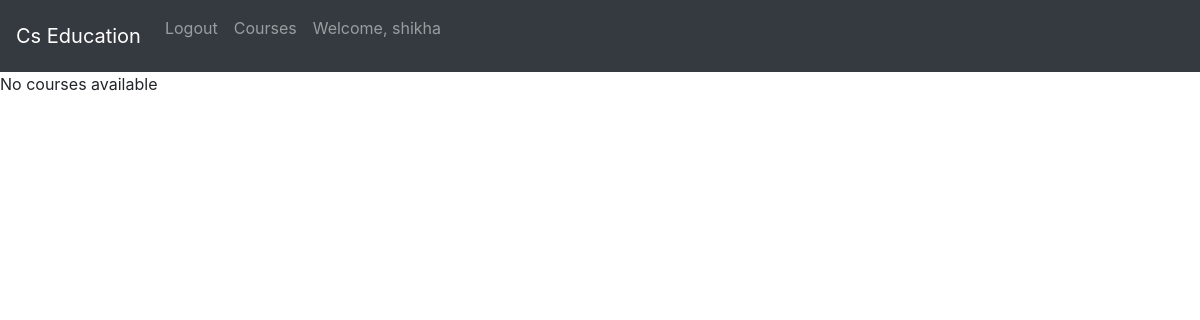
The page /courses (signed in) on the database as committed earlier.
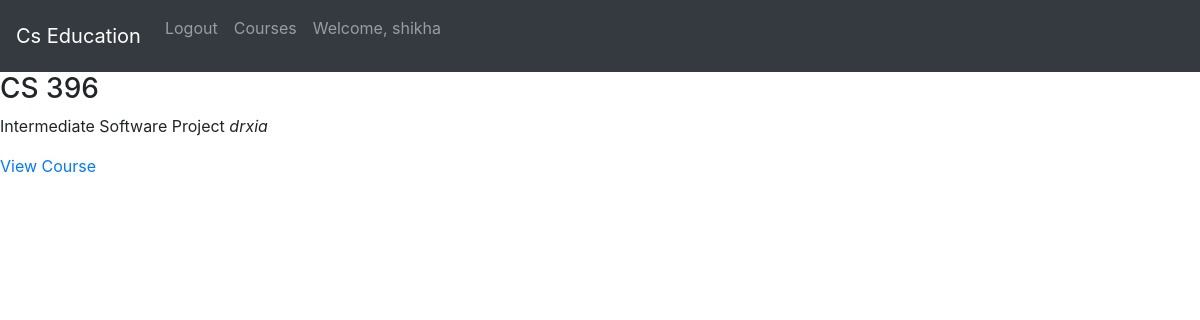
The same page on the database as committed later.
### lms/models.py (models this page shows)
class Course(models.Model):
    code = models.CharField(max_length= 255)
    name = models.CharField(max_length= 255)
    created_date = models.DateTimeField(auto_now_add=True)
    updated_date = models.DateTimeField(auto_now=True)
    students = models.ManyToManyField(Profile, related_name="courses")
    instructor = models.ForeignKey(Profile, on_delete=models.CASCADE)

class Profile(AbstractUser):
    pass

### lms/views.py (the view)
# urls.py: path("courses", views.courses, name="courses"),
def courses(request):
    user = request.user
    courses = Course.objects.filter(students=user)
    context = {
        "courses": courses
    }
    return render(request, "pages/courses/index.html", context)

### templates/pages/courses/index.html (shortened to what this page needs)
{% extends 'base.html' %}
{% block content %}
{% if courses %}
<section class="courses">
    {% for course in courses %}
    <section class="course">
        <section class="course-header">
            <h3>{{course.code}}</h3>
            <p>{{course.name}} <em>{{course.instructor.username}}</em></p>
        </section>
        <section class="course-body">
            <section class="course-body-footer">
                <a href="{% url 'view_course' course.id %}">View Course</a>
            </section>
        </section>
    </section>
    {% endfor %}
</section>
{% else %}
<section class="no-courses">
    <p>No courses available</p>
</section>
{% endif %}
{% endblock content %}

Rows that differ between the two databases and show on the page:
added Course: code "CS 396", name "Intermediate Software Project", instructor.username "drxia"
Other text that changed with them:
text no longer shown: "No courses available"
